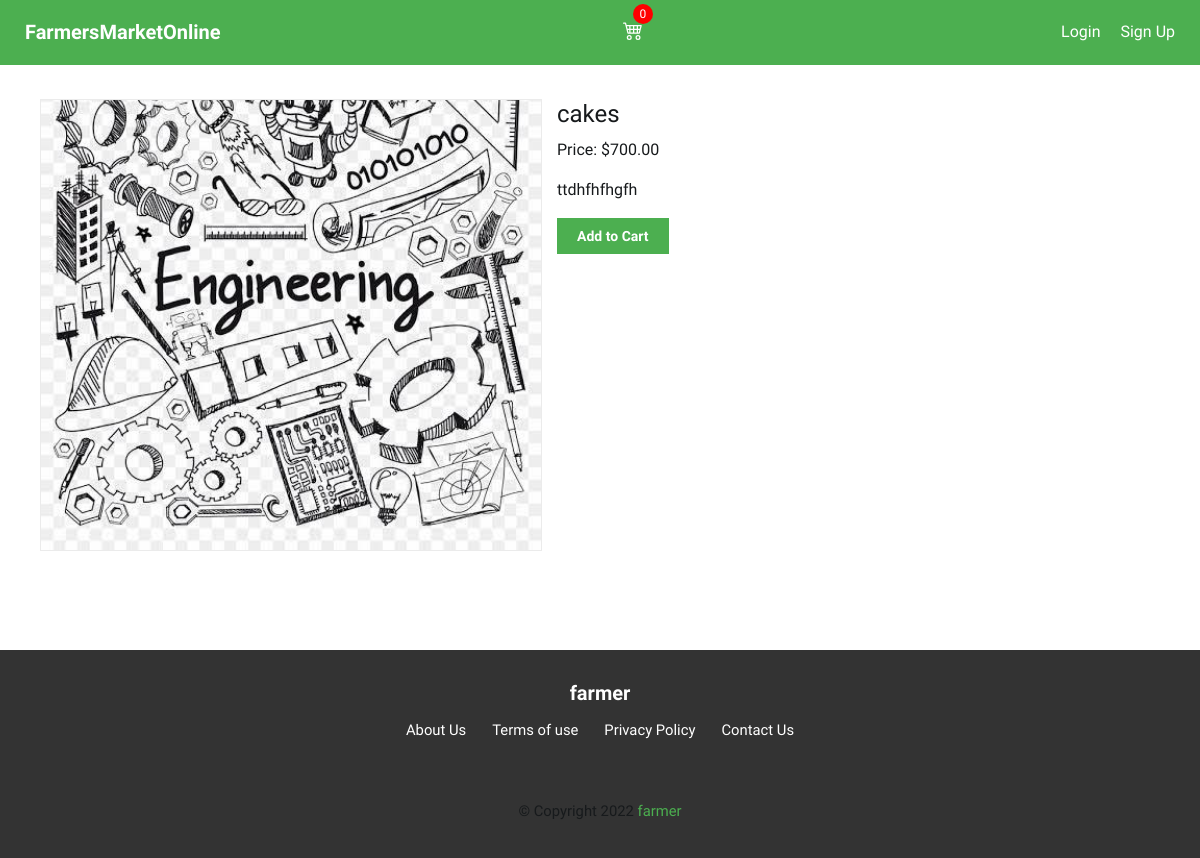
/3/cakes/, run on the app's committed database.
### core/models.py (models this page shows, shortened)
class Product(models.Model):
    product_category = models.ForeignKey(ProductCategory, related_name='products',
                                 on_delete=models.CASCADE, null=True)
    slug = models.SlugField(max_length=200,
                            db_index=True, null=True, blank=True)
    title = models.CharField(max_length=150)
    created_by = models.ForeignKey(settings.AUTH_USER_MODEL, on_delete=models.CASCADE, null=True)
    product_image = models.ImageField(upload_to='items', blank=True)
    price = models.DecimalField(max_digits=10, decimal_places=2)
    discount_price = models.DecimalField(max_digits=10, decimal_places=2, blank=True, null=True)
    description = models.TextField(blank=True)
    status = models.IntegerField(choices=STATUS, default=0)

### core/views.py (the view)
# urls.py: path('<int:id>/<slug:slug>/', views.ProductDetailView.as_view(), name='detail'),
class ProductDetailView(DetailView):
    model = Product
    template_name='core/detail.html'

### core/context_processors.py (called while the page is built)
def cart_item_count(request):
    cart = request.session.get('cart', {})
    total_items = sum(item['quantity'] for item in cart.values())
    return {'total_items': total_items}

### core/templates/core/detail.html (shortened to what this page needs)
{% extends "base.html" %}
{% block content %}
<main class="container">
<div class="product-detail-container">
    <img src="{{ product.product_image.url }}" alt="{{ product.title }}" class="product-detail-img">
    <div class="product-details">
        <h2>{{ product.title }}</h2>
        <p>Price: ${{ product.discount_price|default:product.price }}</p>
        <p>{{ product.description }}</p>
        <form class="add-to-cart-form" action="{% url 'add_to_cart' product.id %}" method="post">
            <button type="submit" class="button primary sm " data-product-id="{{ product.id }}">Add to Cart</button>
        </form>
    </div>
</div>
</main>
{% endblock %}

### static/css/styles.css (style rules this page uses)
:root { --white-color: #fff; --main-color:#4CAF50; --error-color: #e91640; --text-color: #171a1c; --gray: #6e7780; --light-gray: #f2f2f2; --bg-color: #fff; --bg-color-2: #f0f2f5; --border: #b3bdcc; --form-color: #8e96a4; --box-shadow1: rgba(0, 0, 0, 0.08) 0px 0px 0px 1px; --transition: all ease 0.3s; }
*, *::before, *::after { margin: 0; padding: 0; box-sizing: border-box; }
html { scroll-behavior: smooth; }
body { font-family: "Work Sans", sans-serif; font-weight: 400; background: var(--bg-color); color: var(--text-color); font-size: 1rem; line-height: 1.5; }
p { margin-bottom: 1rem; }
img, video { max-width: 100%; }
h1, h2, h3, h4, h5, h6 { font-weight: 500; margin-bottom: 0.6rem; line-height: 1.2; }
h2 { font-size: 1.5rem; }
.button { border: 2px solid transparent; font-size: 1rem; font-family: inherit; font-weight: 600; padding:12px 20px; background-color:transparent; cursor: pointer; -webkit-transition: var(--transition); -moz-transition: var(--transition); transition: var(--transition); }
.button.primary, .button.error { color: var(--white-color); }
.button.sm { padding: 8px 18px; font-size: 14px; }
.button.primary { background-color: var(--main-color); }
.container { width: 100%; margin-left: auto; margin-right: auto; }
main { margin: 100px auto; padding: 0 12px; }
.product-detail-container { display:flex; gap:1rem; flex-direction:column; }
.product-detail-img { width:100%; object-fit:cover; box-shadow:var(--box-shadow1); }
@media (min-width: 600px) { main { padding: 0 1rem; } }
@media (min-width: 768px) { .container { max-width: 700px; } }
@media (min-width: 768px) { .product-detail-container { flex-direction:row; } }
@media (min-width: 768px) { .product-detail-img { width:500px; height:450px; } }
@media (min-width: 1200px) { .container { max-width: 1150px; } }

### data on the page
Product: product_image (picture), title "cakes", discount_price "700.00", description "ttdhfhfhgfh"

### other printed values
{{ total_items }} "0"
